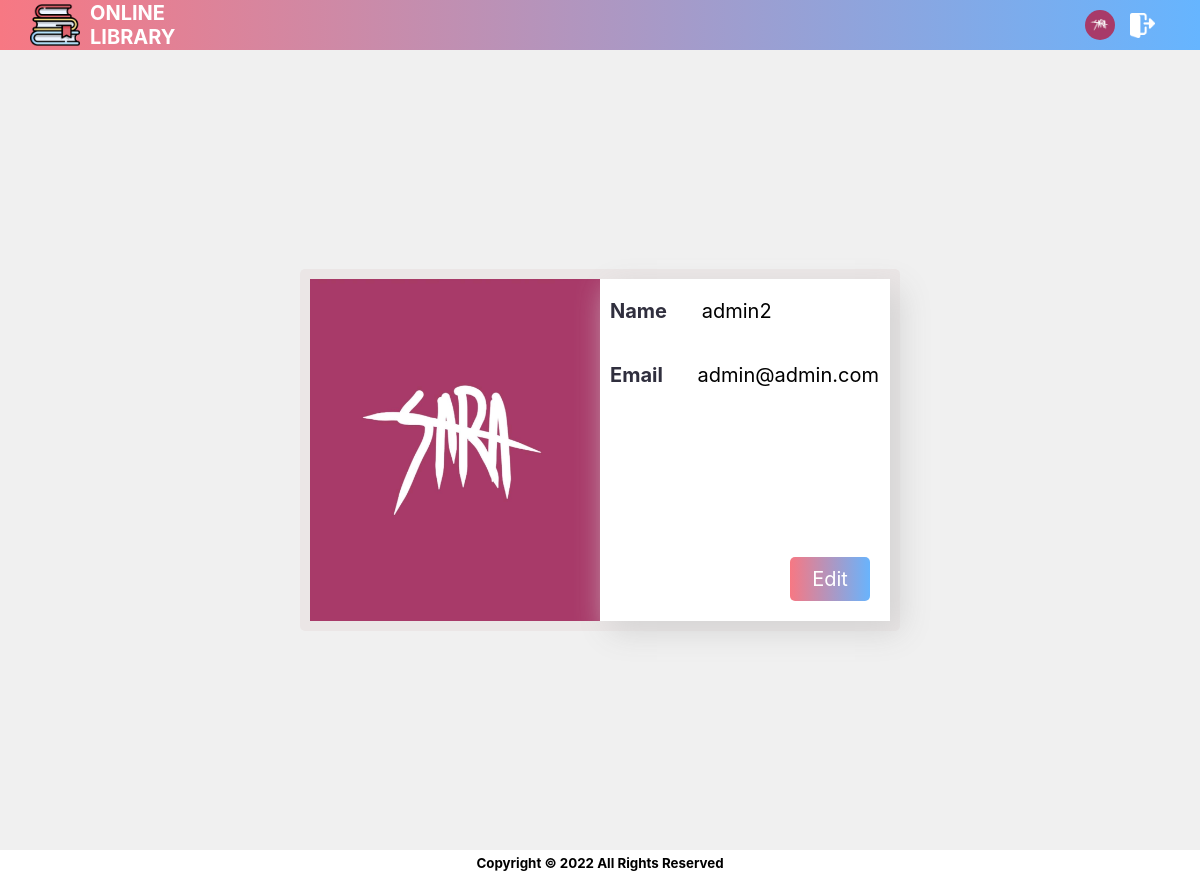
Screenshot of /profileCard.php?id=11 (signed in) with the database file from the repository.
### tables this page shows
CREATE TABLE `users` (
  `id` int(11) NOT NULL,
  `name` varchar(200) NOT NULL,
  `email` varchar(255) DEFAULT NULL,
  `password` varchar(100) NOT NULL,
  `admin` tinyint(4) DEFAULT NULL,
  `avatar` varchar(255) DEFAULT 'undefined.jpg'
);

### profileCard.php (the view, shortened to what this page needs)
<?php
    $conn = mysqli_connect('localhost', 'root', '', 'lib');
    $id = filter_input(INPUT_GET, 'id', FILTER_SANITIZE_NUMBER_INT);
    $q = "select * from users where id = ".$id." limit 1";
    $res = mysqli_query($conn, $q);
    $row = mysqli_fetch_assoc($res);
?>
<!DOCTYPE html>
<html lang="en">
<head>
    <link rel="stylesheet" href="css/layout.css">
    <link rel="stylesheet" href="css/moreinfo.css">
    <link rel="stylesheet" href="css/profile.css">
</head>
<body>
    <header>
            <div class="logo-section">
                    <img class="logo"src="imgs/logo.png">
                    <span><a class="header-name" href="home.php">Online<br> Library</a></span>
            </div>
            <div class="upper-right-btns">
                <a class="profile" href="profileCard.php?id=<?=$row['id']?>"><img class="profile-img"src="imgs/users/<?=$row['avatar']?>"></a>
                <a class="logout" href="logout.php"><img alt="Logout" src="imgs/logout.png"></a>
            </div>
    </header>
    <div class="bg">
        <div class="card">
            <img class="card-img" src="imgs/users/<?=$row['avatar']?>">
            <div class="info-container">
                <p class="info">
                    <span class="property">Name  </span>
                    <span class="value"><?=$row['name'] ?></span>
                </p>
                <p class="info">
                    <span class="property">Email  </span>
                    <span class="value"><?=$row['email']?></span>
                </p>
                <p class="info edit">
                    <a href = "profileEdit.php?id=<?$row['id']?>">Edit</a>
                </p>
            </div>
        </div>
    </div>
    <footer>Copyright © <script type="text/javascript">let year = new Date().getFullYear(); document.write(year);</script> All Rights Reserved</footer>
</body>
</html>

### css/layout.css (style rules this page uses)
body { font-family:"Inter", sans-serif; margin: 0; position: relative; }
.header-name { text-decoration: none; color: #fff; font-size: 20px; font-weight: bold; }
header { padding: 0 30px; display: flex; align-items: center; justify-content: space-between; text-transform: uppercase; position: sticky; top:0; background-color: #F24C4C; background-image: linear-gradient(to right, #f77883, #66b5ff); color: white; z-index: 2; }
.logo-section { display: flex; align-items: center; }
.logo { width: 50px; height: 50px; border-radius: 5px 5px 0px 0px; margin-right: 10px; }
.upper-right-btns { display: flex; align-items: center; }
.profile { display: flex; align-items: center; justify-content: center; width: 50px; height: 50px; border-radius: 50%; }
.profile-img { display: block; width: 30px; height: 30px; border-radius: 50%; }
.logout { display: flex; justify-content: center; align-items: center; width: 35px; height: 35px; border: none; border-radius: 5px; margin-right: 10px; }
.logout img { width: 25px; }
.bg { display: flex; justify-content: center; align-items: center; position: relative; height: 100vh; background-color: #f0f0f0; background-size: cover; background-repeat: no-repeat; background-position: center; background-attachment: fixed; }
footer { padding: 5px; text-align: center; font-size: smaller; font-weight: bolder; background-color: #fff; }

### css/moreinfo.css (style rules this page uses)
.card { display: flex; justify-content: space-evenly; background-color: #EBE6E6; width: 50%; height: fit-content; padding: 10px; border-radius: 5px; font-size: 20px; box-sizing: border-box; position: relative; }
.info-container { box-sizing: border-box; width: 98%; display: flex; flex-direction: column; background-color: #fff; box-shadow: 10px 10px 30px lightgrey; position: relative; }
.card img { width: 50%; position: relative; top: 0; }
.info { display: flex; }
.property { font-weight: bolder; width: 40%; text-align: left; color: #302f3e; border-radius: 5px; margin:0 20px; }
.info a { position: absolute; bottom: 20px; width: 60px; margin: x; right: 20px; color: #fff; background-image: linear-gradient(to right, #f77883 0%, #66b5ff 51%, #f77883 100%); background-size: 200% auto; transition: 0.6s; text-decoration: none; text-align: center; padding: 10px; border-radius: 5px; }
.edit { margin-top: 33px; }

### css/profile.css (style rules this page uses)
.card-img { position: relative; height: 100%; }
.info { display: block; }
.property { text-align: left; margin-left: 10px; margin-top: 10px; }
.value { text-align: left; margin-left: 10px; margin-top: 10px; }

### rows the page displays
users: avatar (picture), name "admin2", email "admin@admin.com"
